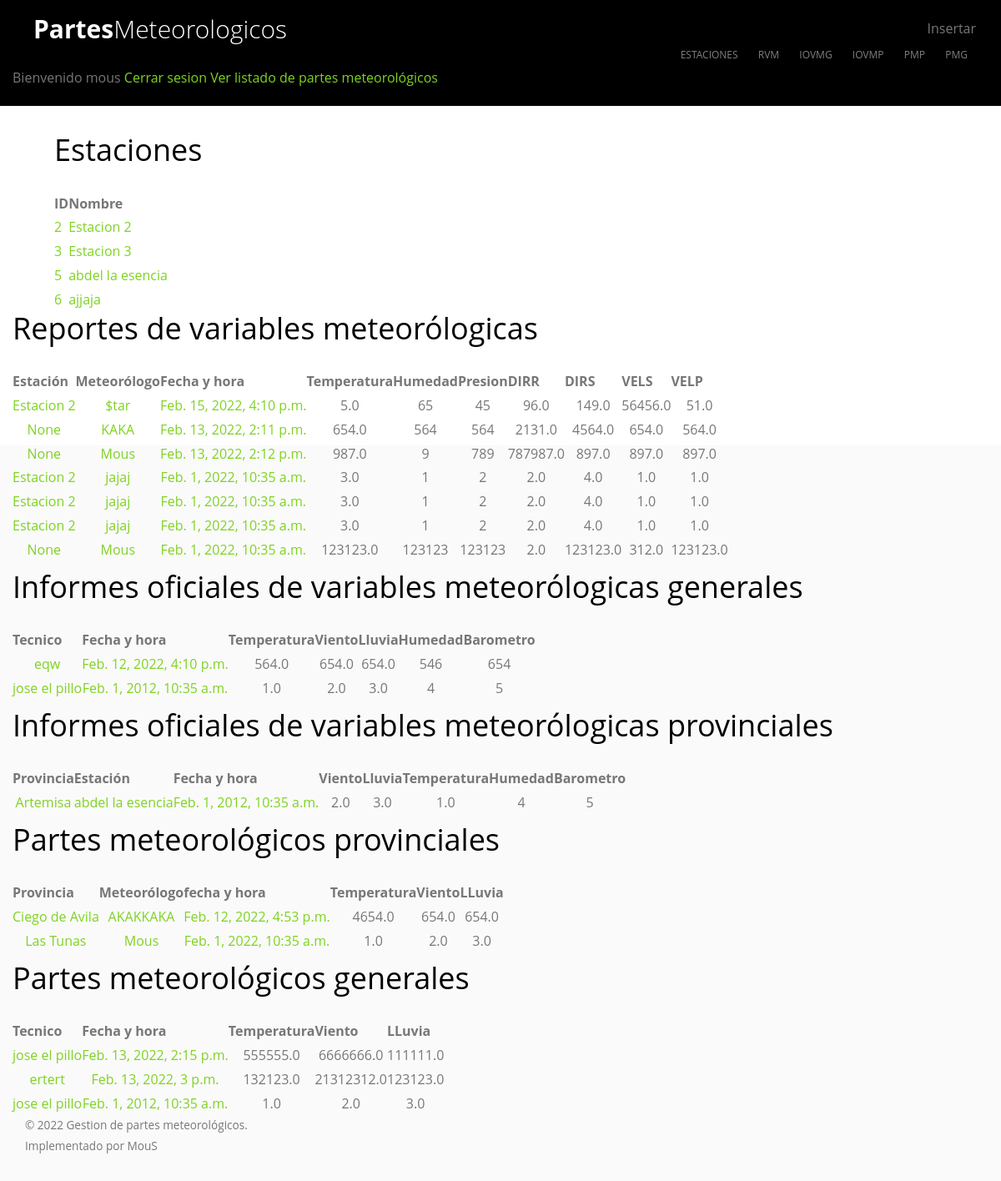
The app's page /inicio/ (signed in), older data.
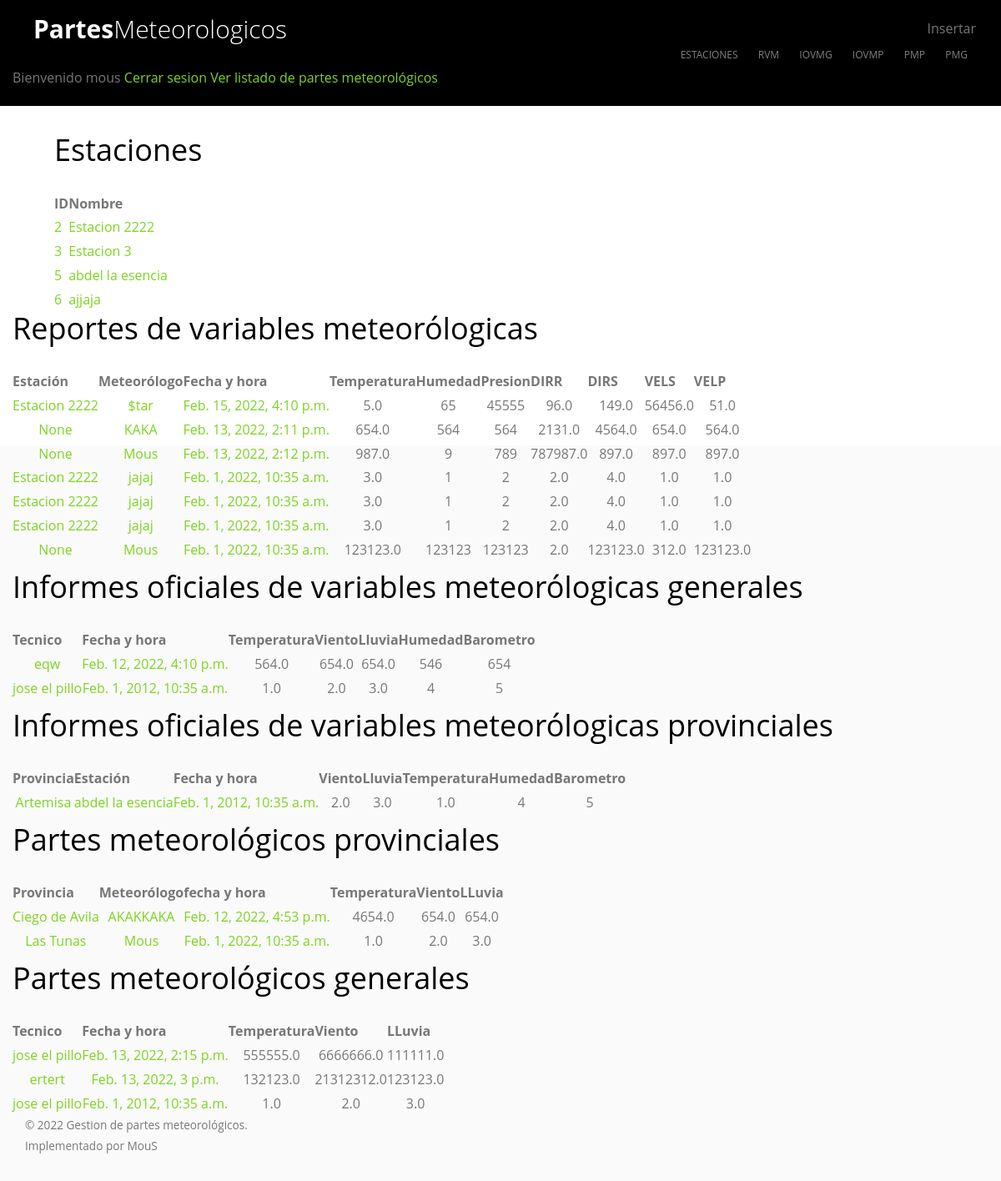
The same page, newer data.
### principal/models.py (models this page shows, shortened)
class Estacion(models.Model):
    estacion = models.CharField(max_length=255, verbose_name='Nombre')
    def __str__(self):
        return self.estacion
    class Meta:
        verbose_name = 'Estación'
        verbose_name_plural = '01 - Estaciones'

class ReporteVariableMeteorologica(models.Model):
    estacion = models.ForeignKey(Estacion, on_delete=models.SET_NULL, null=True, blank=True)
    meteorologo = models.CharField(max_length=255, verbose_name='Meteorólogo')
    fecha_hora = models.DateTimeField(verbose_name='Fecha y hora')
    dirr = models.FloatField(verbose_name='DIRR')
    dirs = models.FloatField(verbose_name='DIRS')
    vels = models.FloatField(verbose_name='VELS')
    velp = models.FloatField(verbose_name='VELP')
    temperatura = models.FloatField()
    humedad = models.IntegerField()
    presion = models.IntegerField()
    class Meta:
        verbose_name = 'Reporte de variable meteorológica'
        verbose_name_plural = '02 - Reportes de variables meteorólogicas'

class InformeVariableMeteorologicaGeneral(models.Model):
    tecnico = models.CharField(max_length=255, verbose_name='Técnico')
    temperatura = models.FloatField()
    viento = models.FloatField()
    lluvia = models.FloatField()
    humedad = models.IntegerField()
    barometro = models.IntegerField()
    fecha_hora = models.DateTimeField(verbose_name='Fecha y hora')
    class Meta:
        verbose_name = 'Informe de variable meteorológica general'
        verbose_name_plural = '04 - Informes de variables meteorólogicas generales'

class InformeOficialVariableMeteorologicaPronvincial(models.Model):
    PROVINCIA_CHOICES = (
        ('1','Pinar del Río'),
        ('2', 'La Habana'),
        ('3', 'Artemisa'),
        ('4', 'Mayabeque'),
        ('5', 'Matanzas'),
        ('6', 'Villa Clara'),
        ('7', 'Cienfuegos'),
        ('8', 'Sancti Spíritus'),
        ('9', 'Ciego de Avila'),
        ('10', 'Camaguey'),
        ('11', 'Las Tunas'),
        ('12', 'Holguín'),
        ('13', 'Granma'),
        ('14', 'Santiago de Cuba'),
        ('15', 'Guantánamo'),
        ('16', 'Isla de la Juventud'),
    )
    estacion = models.ForeignKey(Estacion, on_delete=models.SET_NULL, null=True, blank=True)
    provincia = models.CharField(max_length=255, choices=PROVINCIA_CHOICES)
    tecnico = models.CharField(max_length=255, verbose_name='Técnico')
    temperatura = models.FloatField()
    viento = models.FloatField()
    lluvia = models.FloatField()
    humedad = models.IntegerField()
    barometro = models.IntegerField()
    fecha_hora = models.DateTimeField(verbose_name='Fecha y hora')
    class Meta:
        verbose_name = 'Informe oficial de variable meteorológica provincial'
        verbose_name_plural = '03 - Informes oficiales de variables meteorólogicas provinciales'

class ParteMeteorologicoProvincial(models.Model):
    PROVINCIA_CHOICES = (
        ('1', 'Pinar del Río'),
        ('2', 'La Habana'),
        ('3', 'Artemisa'),
        ('4', 'Mayabeque'),
        ('5', 'Matanzas'),
        ('6', 'Villa Clara'),
        ('7', 'Cienfuegos'),
        ('8', 'Sancti Spíritus'),
        ('9', 'Ciego de Avila'),
        ('10', 'Camaguey'),
        ('11', 'Las Tunas'),
        ('12', 'Holguín'),
        ('13', 'Granma'),
        ('14', 'Santiago de Cuba'),
        ('15', 'Guantánamo'),
        ('16', 'Isla de la Juventud'),
    )
    meteorologo = models.CharField(max_length=255, verbose_name='Meteorólogo')
    provincia = models.CharField(max_length=255, choices=PROVINCIA_CHOICES)
    temperatura = models.FloatField()
    viento = models.FloatField()
    lluvia = models.FloatField()
    fecha_hora = models.DateTimeField(verbose_name='Fecha y hora')
    class Meta:
        verbose_name = 'Parte meteorológico provincial'
        verbose_name_plural = '05 - Partes meteorológicos provinciales'

class ParteMeteorologicoGeneral(models.Model):
    tecnico = models.CharField(max_length=255, verbose_name='Técnico')
    temperatura = models.FloatField()
    viento = models.FloatField()
    lluvia = models.FloatField()
    fecha_hora = models.DateTimeField(verbose_name='Fecha y hora')
    class Meta:
        verbose_name = 'Parte meteorológico general'
        verbose_name_plural = '06 - Partes meteorológicos generales'

### principal/views.py (the view)
# urls.py: path("inicio/", admin_index, name="admin_index"),
@login_required
def admin_index(request):
	estaciones = Estacion.objects.all()
	rvm = ReporteVariableMeteorologica.objects.all()
	iovmp = InformeOficialVariableMeteorologicaPronvincial.objects.all()
	iovmg = InformeVariableMeteorologicaGeneral.objects.all()
	pmp = ParteMeteorologicoProvincial.objects.all()
	pmg = ParteMeteorologicoGeneral.objects.all()
	return render(request, 'admin_index.html', {'estaciones':estaciones, 'rvm':rvm,
												'iovmp':iovmp, 'iovmg':iovmg, 'pmp':pmp,
												'pmg':pmg,  'usuario':request.user})

### templates/admin_index.html
{% extends "base.html" %}
{% block contenido %}
    <nav class="gtco-nav" role="navigation" style="background-color: black">
        <div class="container">
            <div class="row">
                <div class="col-sm-2 col-xs-12">
                    <div id="gtco-logo"><a href="{% url 'admin_index' %}">Partes<em>Meteorologicos</em></a></div>
                </div>
                <div class="col-xs-10 text-right menu-1 main-nav">
                    <span>Insertar </span>
                    <ul>
                        {% if 'principal.add_estacion' in request.user.get_all_permissions %}
                            <li style="cursor: pointer"><a onclick="window.location.replace('/estaciones/adicionar/')">Estaciones</a>
                            </li>
                        {% endif %}
                        {% if 'principal.add_reportevariablemeteorologica' in request.user.get_all_permissions %}
                            <li style="cursor: pointer"><a onclick="window.location.replace('/rvm/adicionar/')">RVM</a></li>
                        {% endif %}
                        {% if 'principal.add_informevariablemeteorologicageneral' in request.user.get_all_permissions %}
                            <li style="cursor: pointer"><a onclick="window.location.replace('/iovmg/adicionar/')">IOVMG</a>
                            </li>
                        {% endif %}
                        {% if 'principal.add_informeoficialvariablemeteorologicapronvincial' in request.user.get_all_permissions %}
                            <li style="cursor: pointer"><a onclick="window.location.replace('/iovmp/adicionar/')">IOVMP</a>
                            </li>
                        {% endif %}
                        {% if 'principal.add_partemeteorologicoprovincial' in request.user.get_all_permissions %}
                            <li style="cursor: pointer"><a onclick="window.location.replace('/pmp/adicionar/')">PMP</a>
                        {% endif %}
                        {% if 'principal.add_partemeteorologicogeneral' in request.user.get_all_permissions %}
                            <li style="cursor: pointer"><a onclick="window.location.replace('/pmg/adicionar/')">PMG</a>
                        {% endif %}
                    </ul>
                </div>
                Bienvenido {{ usuario }}
                <a href="{% url 'cerrar_sesion' %}">Cerrar sesion</a>
                <a href="{% url 'index' %}">Ver listado de partes meteorológicos</a>
            </div>
        </div>
    </nav>
    <section id="gtco-about" data-section="about" style="padding: 10em 0">
        <div class="row" style="margin-left: 50px">
            <div class="col-md-6">
                <h1>Estaciones</h1>
                <table>
                    <tr>
                        <th>ID</th>
                        <th>Nombre</th>
                    </tr>
                    {% for estacion in estaciones %}
                        <tr>
                            <td><a href="{% url 'estacion_modify_view' estacion.pk %}">{{ estacion.pk }}</a></td>
                            <td><a href="{% url 'estacion_modify_view' estacion.pk %}">{{ estacion.estacion }}</a></td>
                        </tr>
                    {% endfor %}
                </table>
            </div>
        </div>
        <div class="col-md-12">
            <h1>Reportes de variables meteorólogicas</h1>
            <table style="text-align: center">
                <tr>
                    <th>Estación</th>
                    <th>Meteorólogo</th>
                    <th>Fecha y hora</th>
                    <th>Temperatura</th>
                    <th>Humedad</th>
                    <th>Presion</th>
                    <th>DIRR</th>
                    <th>DIRS</th>
                    <th>VELS</th>
                    <th>VELP</th>
                </tr>
                {% for item in rvm %}
                    <tr>
                        <td><a href="{% url 'rvm_modify_view' item.pk %}">{{ item.estacion }}</a></td>
                        <td><a href="{% url 'rvm_modify_view' item.pk %}">{{ item.meteorologo }}</a></td>
                        <td><a href="{% url 'rvm_modify_view' item.pk %}">{{ item.fecha_hora }}</a></td>
                        <td>{{ item.temperatura }}</td>
                        <td>{{ item.humedad }}</td>
                        <td>{{ item.presion }}</td>
                        <td>{{ item.dirr }}</td>
                        <td>{{ item.dirs }}</td>
                        <td>{{ item.vels }}</td>
                        <td>{{ item.velp }}</td>
                    </tr>
                {% endfor %}
            </table>
        </div>
        <div class="col-md-12" style="margin-top: 10px">
            <h1>Informes oficiales de variables meteorólogicas generales</h1>
            <table style="text-align: center">
                <tr>
                    <th>Tecnico</th>
                    <th>Fecha y hora</th>
                    <th>Temperatura</th>
                    <th>Viento</th>
                    <th>Lluvia</th>
                    <th>Humedad</th>
                    <th>Barometro</th>
                </tr>
                {% for item in iovmg %}
                    <tr>
                        <td><a href="{% url 'iovmg_modify_view' item.pk %}">{{ item.tecnico }}</a></td>
                        <td><a href="{% url 'iovmg_modify_view' item.pk %}">{{ item.fecha_hora }}</a></td>
                        <td>{{ item.temperatura }}</td>
                        <td>{{ item.viento }}</td>
                        <td>{{ item.lluvia }}</td>
                        <td>{{ item.humedad }}</td>
                        <td>{{ item.barometro }}</td>
                    </tr>
                {% endfor %}
            </table>
        </div>
        <div class="col-md-12" style="margin-top: 10px">
            <h1>Informes oficiales de variables meteorólogicas provinciales</h1>
            <table style="text-align: center">
                <tr>
                    <th>Provincia</th>
                    <th>Estación</th>
                    <th>Fecha y hora</th>
                    <th>Viento</th>
                    <th>Lluvia</th>
                    <th>Temperatura</th>
                    <th>Humedad</th>
                    <th>Barometro</th>
                </tr>
                {% for item in iovmp %}
                    <tr>
                        <td><a href="{% url 'iovmp_modify_view' item.pk %}">{{ item.get_provincia_display }}</a></td>
                        <td><a href="{% url 'iovmp_modify_view' item.pk %}">{{ item.estacion }}</a></td>
                        <td><a href="{% url 'iovmp_modify_view' item.pk %}">{{ item.fecha_hora }}</a></td>
                        <td>{{ item.viento }}</td>
                        <td>{{ item.lluvia }}</td>
                        <td>{{ item.temperatura }}</td>
                        <td>{{ item.humedad }}</td>
                        <td>{{ item.barometro }}</td>
                    </tr>
                {% endfor %}
            </table>
        </div>
        <div class="col-md-12" style="margin-top: 10px">
            <h1>Partes meteorológicos provinciales</h1>
            <table style="text-align: center">
                <tr>
                    <th>Provincia</th>
                    <th>Meteorólogo</th>
                    <th>fecha y hora</th>
                    <th>Temperatura</th>
                    <th>Viento</th>
                    <th>LLuvia</th>
                </tr>
                {% for item in pmp %}
                    <tr>
                        <td><a href="{% url 'pmp_modify_view' item.pk %}">{{ item.get_provincia_display }}</a></td>
                        <td><a href="{% url 'pmp_modify_view' item.pk %}">{{ item.meteorologo }}</a></td>
                        <td><a href="{% url 'pmp_modify_view' item.pk %}">{{ item.fecha_hora }}</a></td>
                        <td>{{ item.temperatura }}</td>
                        <td>{{ item.viento }}</td>
                        <td>{{ item.lluvia }}</td>
                    </tr>
                {% endfor %}
            </table>
        </div>
        <div class="col-md-12" style="margin-top: 10px">
            <h1>Partes meteorológicos generales</h1>
            <table style="text-align: center">
                <tr>
                    <th>Tecnico</th>
                    <th>Fecha y hora</th>
                    <th>Temperatura</th>
                    <th>Viento</th>
                    <th>LLuvia</th>
                </tr>
                {% for item in pmg %}
                    <tr>
                        <td><a href="{% url 'pmg_modify_view' item.pk %}">{{ item.tecnico }}</a></td>
                        <td><a href="{% url 'pmg_modify_view' item.pk %}">{{ item.fecha_hora }}</a></td>
                        <td>{{ item.temperatura }}</td>
                        <td>{{ item.viento }}</td>
                        <td>{{ item.lluvia }}</td>
                    </tr>
                {% endfor %}
            </table>
        </div>
    </section>
{% endblock %}

### templates/base.html (shortened to what this page needs)
<!DOCTYPE HTML>
{% load static %}
<html lang="es">
<head>
    <link rel="stylesheet" href="{% static 'principal/css/animate.css' %}">
    <link rel="stylesheet" href="{% static 'principal/css/icomoon.css' %}">
    <link rel="stylesheet" href="{% static 'principal/css/themify-icons.css' %}">
    <link rel="stylesheet" href="{% static 'principal/css/bootstrap.css' %}">
    <link rel="stylesheet" href="{% static 'principal/css/magnific-popup.css' %}">
    <link rel="stylesheet" href="{% static 'principal/css/owl.theme.default.min.css' %}">
    <link rel="stylesheet" href="{% static 'principal/css/style.css' %}">
</head>
<body>
<div id="page">
    {% block contenido %}
    {% endblock %}
    <footer id="gtco-footer" role="contentinfo">
        <div class="container">
            <div class="row copyright">
                <div class="col-md-12">
                    <p class="pull-left">
                        <small class="block">&copy; 2022 Gestion de partes meteorológicos.</small>
                        <small class="block">Implementado por MouS </small>
                    </p>
                </div>
            </div>
        </div>
    </footer>
</div>
</body>
</html>

Row changes from the older to the newer data that the page shows:
changed Estacion id 2: estacion "Estacion 2" → "Estacion 2222"
changed ReporteVariableMeteorologica "$tar": estacion "Estacion 2" → "Estacion 2222"; presion "45" → "45555"
changed through a linked row, ReporteVariableMeteorologica (number 4 of 7 on the later page): estacion "Estacion 2" → "Estacion 2222"
changed through a linked row, ReporteVariableMeteorologica (number 5 of 7 on the later page): estacion "Estacion 2" → "Estacion 2222"
changed through a linked row, ReporteVariableMeteorologica (number 6 of 7 on the later page): estacion "Estacion 2" → "Estacion 2222"
